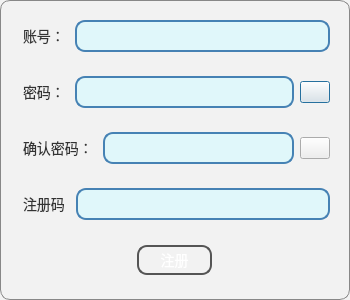
<?xml version="1.0" encoding="UTF-8"?>
<ui version="4.0">
 <class>AdminRe</class>
 <widget class="QDialog" name="AdminRe">
  <property name="geometry">
   <rect>
    <x>0</x>
    <y>0</y>
    <width>350</width>
    <height>300</height>
   </rect>
  </property>
  <property name="maximumSize">
   <size>
    <width>16777215</width>
    <height>600</height>
   </size>
  </property>
  <property name="windowTitle">
   <string>Dialog</string>
  </property>
  <property name="styleSheet">
   <string notr="true">QDialog {
    background-color: #f2f2f2; /* 浅灰色背景 */
    border: 1px solid #888888; /* 深灰色边框，比按钮边框稍暗 */
    border-radius: 10px; /* 与按钮相同的圆角半径 */
    padding: 20px; /* 对话框内边距，根据需要调整 */
    color: #333333; /* 深灰色文字，与背景形成对比 */
    font-size: 14px; /* 与按钮相同的字体大小 */
    box-shadow: 0 4px 8px rgba(0, 0, 0, 0.1); /* 轻微的阴影效果，增加立体感 */
}

QDialog::title-bar {
    subcontrol-origin: margin;
    subcontrol-position: top left;
    padding: 0 5px;
    border-left: 2px solid #555555; /* 与按钮边框相同的灰色 */
    border-top: 2px solid #555555; /* 与按钮边框相同的灰色 */
    border-right: 2px solid #888888; /* 深灰色边框，与对话框边框颜色协调 */
    border-bottom: none;
    background-color: #e0e0e0; /* 标题栏背景色，比对话框背景稍深 */
    color: #333333; /* 标题栏文字颜色，与对话框文字颜色相同 */
    font-size: 16px; /* 标题栏字体大小，比对话框字体稍大 */
    font-weight: bold; /* 标题栏字体加粗 */
}

/* 注意：QDialog::title-bar 的样式可能因 Qt 版本和平台而异，上述样式可能不完全适用 */

/* 如果需要自定义标题栏按钮（如关闭按钮），可以使用 QDialogButtonBox 或其他方法 */</string>
  </property>
  <layout class="QVBoxLayout" name="verticalLayout">
   <item>
    <widget class="QWidget" name="widget" native="true">
     <property name="enabled">
      <bool>true</bool>
     </property>
     <property name="maximumSize">
      <size>
       <width>400</width>
       <height>50</height>
      </size>
     </property>
     <layout class="QHBoxLayout" name="horizontalLayout">
      <item>
       <widget class="QLabel" name="label">
        <property name="enabled">
         <bool>true</bool>
        </property>
        <property name="maximumSize">
         <size>
          <width>50</width>
          <height>50</height>
         </size>
        </property>
        <property name="styleSheet">
         <string notr="true">QLabel {
    color: #333333; /* 深灰色文字，与对话框和文本输入框的文字颜色相同 */
    font-size: 14px; /* 与按钮、对话框和文本输入框相同的字体大小 */
    font-weight: normal; /* 默认字体粗细，可以根据需要调整 */
    margin: 5px 0; /* 上下外边距，根据需要调整 */
    background-color: transparent; /* 透明背景，不覆盖标签下的内容 */
}

QLabel:disabled {
    color: #888888; /* 禁用时文字颜色变暗，与禁用状态的文本输入框一致 */
}</string>
        </property>
        <property name="text">
         <string>账号：</string>
        </property>
       </widget>
      </item>
      <item>
       <widget class="QLineEdit" name="AdminAccLine">
        <property name="maximumSize">
         <size>
          <width>300</width>
          <height>70</height>
         </size>
        </property>
        <property name="styleSheet">
         <string notr="true">QLineEdit {
    background-color: #e0f7fa; /* 浅天蓝色背景，与蓝色系相符 */
    border: 2px solid #4682b4; /* 边框颜色为深蓝色，保持不变 */
    border-radius: 10px; /* 圆角半径保持不变 */
    padding: 5px; /* 内边距保持不变 */
    color: #000000; /* 文字颜色改为黑色，以确保在浅蓝色背景上可见 */
    font-size: 14px; /* 字体大小保持不变 */
    selection-background-color: #add8e6; /* 选中文字的背景色为浅蓝色，保持不变 */
    selection-color: #000000; /* 选中文字的颜色为黑色，保持不变 */
}

QLineEdit:focus {
    border-color: #87ceeb; /* 聚焦时边框颜色为天蓝色，保持不变 */
    outline: none; /* 移除默认的聚焦边框，保持不变 */
}

QLineEdit:disabled {
    background-color: #d3d3d3; /* 禁用时背景色为更暗的灰色，或者可以选择一个更浅的蓝色调，但这里保持为灰色以区分 */
    color: #888888; /* 禁用时文字颜色为更暗的灰色，以确保在灰色背景上仍然可见，但对比度较低 */
    /* 或者，如果背景足够浅，可以使用：color: #000000; 以确保文字清晰可见 */
}</string>
        </property>
       </widget>
      </item>
     </layout>
    </widget>
   </item>
   <item>
    <widget class="QWidget" name="widget_2" native="true">
     <property name="maximumSize">
      <size>
       <width>400</width>
       <height>50</height>
      </size>
     </property>
     <layout class="QHBoxLayout" name="horizontalLayout_2">
      <item>
       <widget class="QLabel" name="label_2">
        <property name="maximumSize">
         <size>
          <width>50</width>
          <height>50</height>
         </size>
        </property>
        <property name="styleSheet">
         <string notr="true">QLabel {
    color: #333333; /* 深灰色文字，与对话框和文本输入框的文字颜色相同 */
    font-size: 14px; /* 与按钮、对话框和文本输入框相同的字体大小 */
    font-weight: normal; /* 默认字体粗细，可以根据需要调整 */
    margin: 5px 0; /* 上下外边距，根据需要调整 */
    background-color: transparent; /* 透明背景，不覆盖标签下的内容 */
}

QLabel:disabled {
    color: #888888; /* 禁用时文字颜色变暗，与禁用状态的文本输入框一致 */
}</string>
        </property>
        <property name="text">
         <string>密码：</string>
        </property>
       </widget>
      </item>
      <item>
       <widget class="QLineEdit" name="AdminPassLine">
        <property name="maximumSize">
         <size>
          <width>300</width>
          <height>70</height>
         </size>
        </property>
        <property name="styleSheet">
         <string notr="true">QLineEdit {
    background-color: #e0f7fa; /* 浅天蓝色背景，与蓝色系相符 */
    border: 2px solid #4682b4; /* 边框颜色为深蓝色，保持不变 */
    border-radius: 10px; /* 圆角半径保持不变 */
    padding: 5px; /* 内边距保持不变 */
    color: #000000; /* 文字颜色改为黑色，以确保在浅蓝色背景上可见 */
    font-size: 14px; /* 字体大小保持不变 */
    selection-background-color: #add8e6; /* 选中文字的背景色为浅蓝色，保持不变 */
    selection-color: #000000; /* 选中文字的颜色为黑色，保持不变 */
}

QLineEdit:focus {
    border-color: #87ceeb; /* 聚焦时边框颜色为天蓝色，保持不变 */
    outline: none; /* 移除默认的聚焦边框，保持不变 */
}

QLineEdit:disabled {
    background-color: #d3d3d3; /* 禁用时背景色为更暗的灰色，或者可以选择一个更浅的蓝色调，但这里保持为灰色以区分 */
    color: #888888; /* 禁用时文字颜色为更暗的灰色，以确保在灰色背景上仍然可见，但对比度较低 */
    /* 或者，如果背景足够浅，可以使用：color: #000000; 以确保文字清晰可见 */
}</string>
        </property>
        <property name="echoMode">
         <enum>QLineEdit::EchoMode::Password</enum>
        </property>
       </widget>
      </item>
      <item>
       <widget class="QPushButton" name="EyeBtn1">
        <property name="maximumSize">
         <size>
          <width>30</width>
          <height>16777215</height>
         </size>
        </property>
        <property name="text">
         <string/>
        </property>
       </widget>
      </item>
     </layout>
    </widget>
   </item>
   <item>
    <widget class="QWidget" name="widget_3" native="true">
     <property name="maximumSize">
      <size>
       <width>400</width>
       <height>50</height>
      </size>
     </property>
     <layout class="QHBoxLayout" name="horizontalLayout_3">
      <item>
       <widget class="QLabel" name="label_3">
        <property name="maximumSize">
         <size>
          <width>100</width>
          <height>50</height>
         </size>
        </property>
        <property name="styleSheet">
         <string notr="true">QLabel {
    color: #333333; /* 深灰色文字，与对话框和文本输入框的文字颜色相同 */
    font-size: 14px; /* 与按钮、对话框和文本输入框相同的字体大小 */
    font-weight: normal; /* 默认字体粗细，可以根据需要调整 */
    margin: 5px 0; /* 上下外边距，根据需要调整 */
    background-color: transparent; /* 透明背景，不覆盖标签下的内容 */
}

QLabel:disabled {
    color: #888888; /* 禁用时文字颜色变暗，与禁用状态的文本输入框一致 */
}</string>
        </property>
        <property name="text">
         <string>确认密码：</string>
        </property>
       </widget>
      </item>
      <item>
       <widget class="QLineEdit" name="AdminDePassLine">
        <property name="maximumSize">
         <size>
          <width>300</width>
          <height>70</height>
         </size>
        </property>
        <property name="styleSheet">
         <string notr="true">QLineEdit {
    background-color: #e0f7fa; /* 浅天蓝色背景，与蓝色系相符 */
    border: 2px solid #4682b4; /* 边框颜色为深蓝色，保持不变 */
    border-radius: 10px; /* 圆角半径保持不变 */
    padding: 5px; /* 内边距保持不变 */
    color: #000000; /* 文字颜色改为黑色，以确保在浅蓝色背景上可见 */
    font-size: 14px; /* 字体大小保持不变 */
    selection-background-color: #add8e6; /* 选中文字的背景色为浅蓝色，保持不变 */
    selection-color: #000000; /* 选中文字的颜色为黑色，保持不变 */
}

QLineEdit:focus {
    border-color: #87ceeb; /* 聚焦时边框颜色为天蓝色，保持不变 */
    outline: none; /* 移除默认的聚焦边框，保持不变 */
}

QLineEdit:disabled {
    background-color: #d3d3d3; /* 禁用时背景色为更暗的灰色，或者可以选择一个更浅的蓝色调，但这里保持为灰色以区分 */
    color: #888888; /* 禁用时文字颜色为更暗的灰色，以确保在灰色背景上仍然可见，但对比度较低 */
    /* 或者，如果背景足够浅，可以使用：color: #000000; 以确保文字清晰可见 */
}</string>
        </property>
        <property name="echoMode">
         <enum>QLineEdit::EchoMode::Password</enum>
        </property>
       </widget>
      </item>
      <item>
       <widget class="QPushButton" name="EyeBtn2">
        <property name="maximumSize">
         <size>
          <width>30</width>
          <height>16777215</height>
         </size>
        </property>
        <property name="text">
         <string/>
        </property>
       </widget>
      </item>
     </layout>
    </widget>
   </item>
   <item>
    <widget class="QWidget" name="widget_4" native="true">
     <property name="maximumSize">
      <size>
       <width>400</width>
       <height>50</height>
      </size>
     </property>
     <layout class="QHBoxLayout" name="horizontalLayout_4">
      <item>
       <widget class="QLabel" name="label_4">
        <property name="maximumSize">
         <size>
          <width>50</width>
          <height>50</height>
         </size>
        </property>
        <property name="styleSheet">
         <string notr="true">QLabel {
    color: #333333; /* 深灰色文字，与对话框和文本输入框的文字颜色相同 */
    font-size: 14px; /* 与按钮、对话框和文本输入框相同的字体大小 */
    font-weight: normal; /* 默认字体粗细，可以根据需要调整 */
    margin: 5px 0; /* 上下外边距，根据需要调整 */
    background-color: transparent; /* 透明背景，不覆盖标签下的内容 */
}

QLabel:disabled {
    color: #888888; /* 禁用时文字颜色变暗，与禁用状态的文本输入框一致 */
}</string>
        </property>
        <property name="text">
         <string>注册码：</string>
        </property>
       </widget>
      </item>
      <item>
       <widget class="QLineEdit" name="InRegCodeLine">
        <property name="maximumSize">
         <size>
          <width>300</width>
          <height>70</height>
         </size>
        </property>
        <property name="styleSheet">
         <string notr="true">QLineEdit {
    background-color: #e0f7fa; /* 浅天蓝色背景，与蓝色系相符 */
    border: 2px solid #4682b4; /* 边框颜色为深蓝色，保持不变 */
    border-radius: 10px; /* 圆角半径保持不变 */
    padding: 5px; /* 内边距保持不变 */
    color: #000000; /* 文字颜色改为黑色，以确保在浅蓝色背景上可见 */
    font-size: 14px; /* 字体大小保持不变 */
    selection-background-color: #add8e6; /* 选中文字的背景色为浅蓝色，保持不变 */
    selection-color: #000000; /* 选中文字的颜色为黑色，保持不变 */
}

QLineEdit:focus {
    border-color: #87ceeb; /* 聚焦时边框颜色为天蓝色，保持不变 */
    outline: none; /* 移除默认的聚焦边框，保持不变 */
}

QLineEdit:disabled {
    background-color: #d3d3d3; /* 禁用时背景色为更暗的灰色，或者可以选择一个更浅的蓝色调，但这里保持为灰色以区分 */
    color: #888888; /* 禁用时文字颜色为更暗的灰色，以确保在灰色背景上仍然可见，但对比度较低 */
    /* 或者，如果背景足够浅，可以使用：color: #000000; 以确保文字清晰可见 */
}</string>
        </property>
       </widget>
      </item>
     </layout>
    </widget>
   </item>
   <item>
    <widget class="QWidget" name="widget_5" native="true">
     <property name="maximumSize">
      <size>
       <width>400</width>
       <height>50</height>
      </size>
     </property>
     <layout class="QHBoxLayout" name="horizontalLayout_5">
      <item>
       <widget class="QPushButton" name="AdminisReBtn">
        <property name="maximumSize">
         <size>
          <width>75</width>
          <height>30</height>
         </size>
        </property>
        <property name="styleSheet">
         <string notr="true">QPushButton {
    border: 2px solid #555555; /* 灰色边框保持不变 */
    border-radius: 10px; /* 圆角边框的半径保持不变 */
    background: qlineargradient(x1: 0, y1: 0, x2: 0, y2: 1,
                                stop: 0 #add8e6, stop: 1 #87ceeb); /* 浅蓝色到深蓝色的渐变背景 */
    color: white; /* 白色文字，颜色保持不变 */
    padding: 5px 10px; /* 内边距保持不变 */
    font-size: 14px; /* 字体大小保持不变 */
    cursor: pointer; /* 鼠标悬停时显示为手形，保持不变 */
}

QPushButton:hover {
    background: qlineargradient(x1: 0, y1: 0, x2: 0, y2: 1,
                                stop: 0 #e0ffff, stop: 1 #b3e5fc); /* 鼠标悬停时背景色变为更浅的蓝色 */
}

QPushButton:pressed {
    background: qlineargradient(x1: 0, y1: 0, x2: 0, y2: 1,
                                stop: 0 #87ceeb, stop: 1 #4682b4); /* 按钮按下时背景色变为稍深的蓝色 */
}</string>
        </property>
        <property name="text">
         <string>注册</string>
        </property>
       </widget>
      </item>
     </layout>
    </widget>
   </item>
  </layout>
 </widget>
 <resources/>
 <connections/>
</ui>
